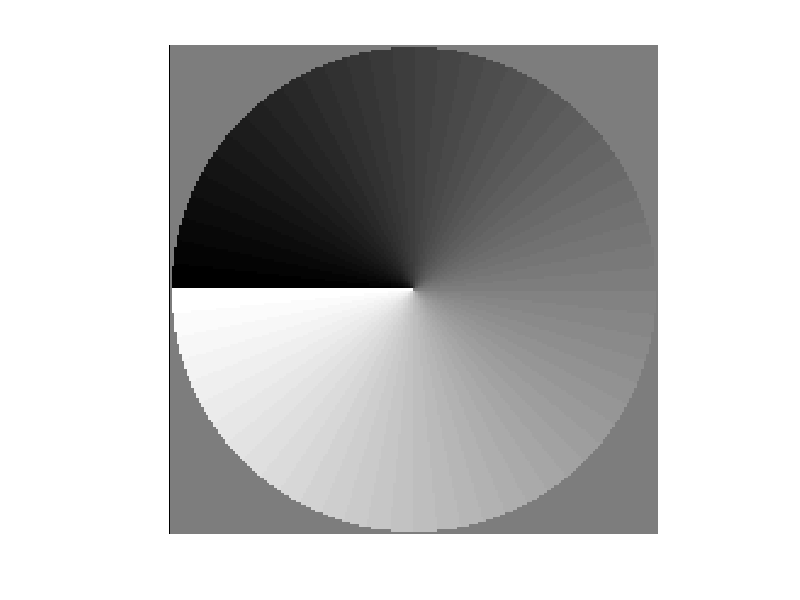

MATLAB code to generate this figure: (Note: this script raises an error after producing the figure.)
%Calculation of the optical fields using Debye theory.
%unit£ºum

clc
clear all
%%%%%%%%%%%%%%%%%%%%%%%%%%%%%%%%%%%%%%%%%%%%%%%%%%%%%%%%%%%%%%%%%%%%%%%%%%%%%%%%%%%%%%%%%%%%%%%%%%%%%%%%%%%%%%%%%%%%%%%%
M = 201;
global lamda k n1 NA fo
n1 = 1.514;
z = 0e0;
Mo = 100;
F = 180e3;
N=(M-1)/2; 
lamda = 800e-3;
NA = 1.4; 
fo=F./Mo;
R=fo.*NA;
k = (2.*pi)./lamda;
polar='rc';
m=linspace(-M/2,M/2,M);
n=linspace(-M/2,M/2,M);
[m n] = meshgrid(m,n); 
th=asin(NA.*sqrt(m.^2 + n.^2)./(N.*n1));
thh=th;
th(thh>asin(NA./n1))=0;
phi = atan2 (n,m);
phi(phi<0) = phi(phi<0)+2.*pi;
%%%%%%%%%%%%%%%%%%%%%%%%%%%%%%%%%%%%%%%%%%%%%%%%%%%%%%%%%%%%%%%%%
Fi=mod(phi.*1,2*pi); 
%%%%%%%%%%%%%%%%%%%%%%%%%%%%%%%%%%%%%%%%%%%%%%%%%%%%%%%%%%%%%%%%
E0 = ones(M);
E = E0.*exp(i.*Fi);
E(thh>asin(NA./n1))=0;
figure
imshow(angle(E),[]); 
% %%%%%%%%%%%%%%%%%%%%%%%%%%%%%%%%%%%%%%%%%%%%%%%%%%%%%%%%%%%%%%%%%%%%%%%%%%%%%%%%%%%%%%%%%%%%%%%%%%%%%%%%%%%%%%%%%%%%%%%%
my=501;
mx=501;
startx = -0.8e0; 
endx = 0.8e0;  
starty = -0.8e0; 
endy = 0.8e0;
%%%%%%%%%%%%%%%%%%%%%%%%%%%%%%%%%%%%%%%%%%%%%%%%%%%%%%%%%%%%%%%%%%%%%%%%%%%%%%%%%%%%%%%%%%%%%%%%%%%%%%%%%%%%%%%%%%%%%%%%
[Ex Ey Ez] = Vector_Bluestein(E,M,polar,startx,endx,starty,endy,z,mx,my); 
%%%%%%%%%%%%%%%%%%%%%%%%%%%% Caliberate Field Dimensions
Ix = abs(Ex).^2;
Iy = abs(Ey).^2;
Iz = abs(Ez).^2;
Phasex=angle(Ex);
Phasey=angle(Ey);
Phasez=angle(Ez);
I = Ix+Iy+Iz;
Imax=max(max(I));
I=I./Imax;
Ix=Ix./Imax;
Iy=Iy./Imax;
Iz=Iz./Imax;
%%%%%%%%%%%%%%%%%%%%%%%%%%%% 
x = linspace(startx,endx,mx);
y = linspace(starty,endy,my);
figure
surfc(x./lamda,y./lamda,I), colormap hot, axis equal, view([0, -270]),colorbar,shading interp;
set(gca,'YTick',[-1:1:1],'XTick',[-1:1:1],'FontSize',24) 
% saveas(gcf,'cxyIntensity.png');
figure
surfc(x./lamda,y./lamda,Ix), colormap hot, axis equal, view([0, -270]),colorbar,shading interp;
set(gca,'YTick',[-1:1:1],'XTick',[-1:1:1],'FontSize',24)   
% saveas(gcf,'cxyIntensityx.png');
figure
surfc(x./lamda,y./lamda,Iy), colormap hot, axis equal, view([0, -270]),colorbar,shading interp;
set(gca,'YTick',[-1:1:1],'XTick',[-1:1:1],'FontSize',24)   
% saveas(gcf,'cxyIntensityy.png');
figure
surfc(x./lamda,y./lamda,Iz), colormap hot, axis equal, view([0, -270]),colorbar,shading interp;
set(gca,'YTick',[-1:1:1],'XTick',[-1:1:1],'FontSize',24) 
% saveas(gcf,'cxyIntensitz.png');
figure
surfc(x./lamda,y./lamda,Phasex), colormap hot, axis equal, view([0, -270]),colorbar('Ticks',[-3,0,3]),shading interp;
set(gca,'YTick',[-1:1:1],'XTick',[-1:1:1],'FontSize',24)   
% saveas(gcf,'cxyphasex.png');
figure
surfc(x./lamda,y./lamda,Phasey), colormap hot, axis equal, view([0, -270]),colorbar('Ticks',[-3,0,3]),shading interp;
set(gca,'YTick',[-1:1:1],'XTick',[-1:1:1],'FontSize',24)  
% saveas(gcf,'cxyphasey.png');
figure
surfc(x./lamda,y./lamda,Phasez), colormap hot, axis equal, view([0, -270]),colorbar('Ticks',[-3,0,3]),shading interp;
set(gca,'YTick',[-1:1:1],'XTick',[-1:1:1],'FontSize',24)   
% saveas(gcf,'cxyphasez.png');

%%%%%%%%%%%%%%%%%%%%%%%%%%%%%%%%%%%%%%%%%%%%%%%%%%%%%%%%%
startz=-0.8e0;
endz=0.8e0;
mz=100;
my=100;
mx=1;
II=zeros(my,mz);
h=waitbar(0,'Caculating XZ plane...');
index=0;
loop=mz;
for z=linspace(startz,endz,mz)
 %%%%%%%%%%%%%%%%%%%%%%%%%%%%%%%%%%%%%%%%%%%%%%%%%%%%%%%%%%%%%%%%%%%%%%%%%%%%%%%%%%%%%%%%%%%%%%%%%%%%%%%%%%%%%%%%%%%%%%%%
 [Ex Ey Ez] = Vector_Bluestein(E,M,polar,startx,endx,starty,endy,z,mx,my); 
%%%%%%%%%%%%%%%%%%%%%%%%%%%%%%%%%%%%%%%%%%%%%%%%%%%%%%%%%%%%%%%%%%%%%%%%%%%%%%%%%%%%%%%%%%%%%%%%%%%%%%%%%%%%%%%%%%%%%%%%
Ix = abs(Ex).^2;
Iy = abs(Ey).^2;
Iz = abs(Ez).^2;
I = Ix+Iy+Iz;
index=index+1;
waitbar(index./loop)
II(:,index)=I(:,round((mx+1)/2));
end
close(h);
IImax=max(max(II));

z=linspace(startz,endz,mz);
y=linspace(starty,endy,my);
figure
surfc(z./lamda,y./lamda,II./IImax), colormap hot, axis equal, view([0, -270]),colorbar,
shading interp
set(gca,'YTick',[-1:1:1],'XTick',[-1:1:1],'FontSize',24)
% saveas(gcf,'cxzIntensity.png');
